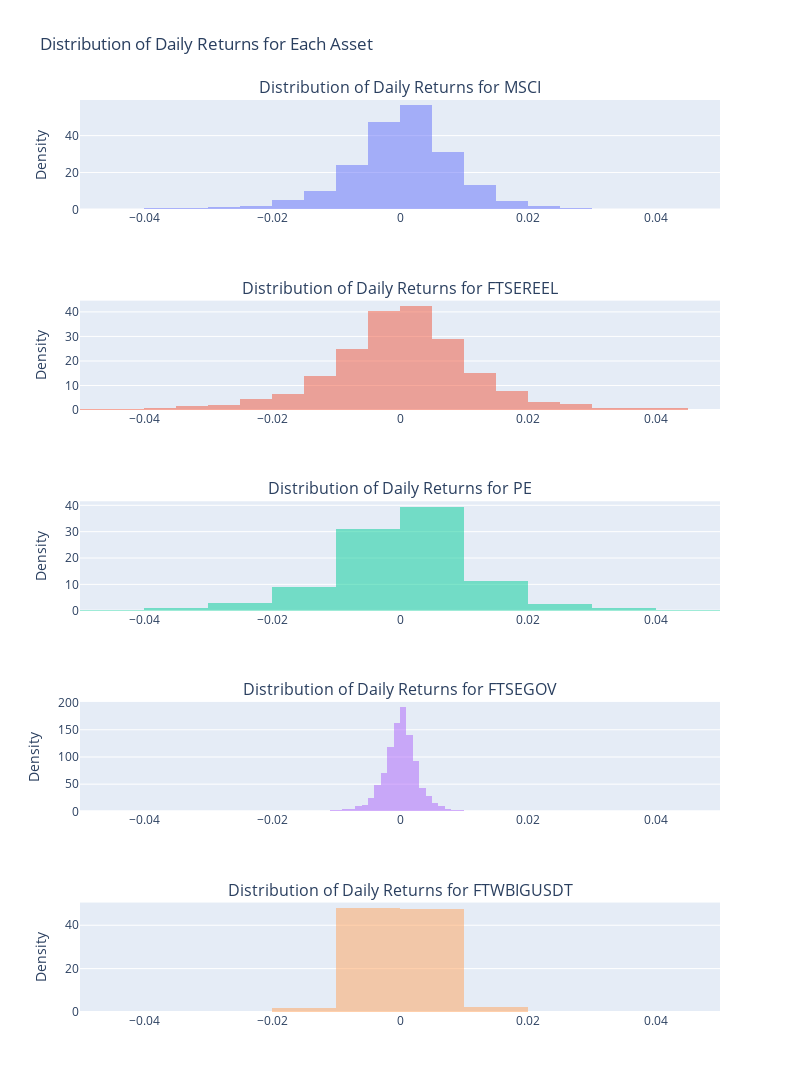

Notebook cell for this chart:
### Code cell
num_bins = 50
colors = [
    '#636EFA',  # Soft blue
    '#EF553B',  # Soft red
    '#00CC96',  # Soft green
    '#AB63FA',  # Soft purple
    '#FFA15A',  # Soft orange
    '#19D3F3',  # Light blue
    '#FF6692',  # Light pink
    '#B6E880',  # Soft lime green
    '#FF97FF',  # Light magenta
    '#FECB52'   # Soft yellow
]

fig = make_subplots(rows=num_columns, cols=1, subplot_titles=[
                    f'Distribution of Daily Returns for {col}' for col in daily_returns.columns])

# colors = ['red', 'green', 'blue', 'yellow', 'cyan', 'magenta', 'orange', 'purple', 'pink', 'brown']
colors = [
    '#636EFA',  # blue
    '#EF553B',  # red
    '#00CC96',  # green
    '#AB63FA',  # purple
    '#FFA15A',  # orange
    '#19D3F3',  # Light blue
    '#FF6692',  # Light pink
    '#B6E880',  # lime green
    '#FF97FF',  # magenta
    '#FECB52'   # yellow
]

for i, column in enumerate(daily_returns.columns):
    fig.add_trace(
        go.Histogram(
            x=daily_returns[column].dropna(),
            nbinsx=num_bins,
            marker_color=colors[i % len(colors)],
            opacity=0.5,
            histnorm='probability density'
        ),
        row=i+1, col=1
    )
    fig.update_xaxes(range=[x_min, x_max], row=i+1, col=1)
    fig.update_yaxes(title_text="Density", row=i+1, col=1)

fig.update_layout(
    height=400 * num_columns,
    width=800,
    showlegend=False,
    title_text="Distribution of Daily Returns for Each Asset",
)

fig.show()

### Figure 1 — Plotly figure (JSON) as saved in the notebook; plotly's stock layout.template omitted (floating-point values rounded to 4 significant figures; data arrays with more than 128 entries replaced by an {"elided": "..."} marker saying what was removed)
{"data": [{"histnorm": "probability density", "marker": {"color": "#636EFA"}, "nbinsx": 50, "opacity": 0.5, "type": "histogram", "x": {"elided": "4666 float values"}, "xaxis": "x", "yaxis": "y"}, {"histnorm": "probability density", "marker": {"color": "#EF553B"}, "nbinsx": 50, "opacity": 0.5, "type": "histogram", "x": {"elided": "4666 float values"}, "xaxis": "x2", "yaxis": "y2"}, {"histnorm": "probability density", "marker": {"color": "#00CC96"}, "nbinsx": 50, "opacity": 0.5, "type": "histogram", "x": {"elided": "4666 float values"}, "xaxis": "x3", "yaxis": "y3"}, {"histnorm": "probability density", "marker": {"color": "#AB63FA"}, "nbinsx": 50, "opacity": 0.5, "type": "histogram", "x": {"elided": "4666 float values"}, "xaxis": "x4", "yaxis": "y4"}, {"histnorm": "probability density", "marker": {"color": "#FFA15A"}, "nbinsx": 50, "opacity": 0.5, "type": "histogram", "x": {"elided": "4666 float values"}, "xaxis": "x5", "yaxis": "y5"}], "layout": {"annotations": [{"font": {"size": 16}, "showarrow": false, "text": "Distribution of Daily Returns for MSCI", "x": 0.5, "xanchor": "center", "xref": "paper", "y": 1, "yanchor": "bottom", "yref": "paper"}, {"font": {"size": 16}, "showarrow": false, "text": "Distribution of Daily Returns for FTSEREEL", "x": 0.5, "xanchor": "center", "xref": "paper", "y": 0.78, "yanchor": "bottom", "yref": "paper"}, {"font": {"size": 16}, "showarrow": false, "text": "Distribution of Daily Returns for PE", "x": 0.5, "xanchor": "center", "xref": "paper", "y": 0.56, "yanchor": "bottom", "yref": "paper"}, {"font": {"size": 16}, "showarrow": false, "text": "Distribution of Daily Returns for FTSEGOV", "x": 0.5, "xanchor": "center", "xref": "paper", "y": 0.34, "yanchor": "bottom", "yref": "paper"}, {"font": {"size": 16}, "showarrow": false, "text": "Distribution of Daily Returns for FTWBIGUSDT", "x": 0.5, "xanchor": "center", "xref": "paper", "y": 0.12, "yanchor": "bottom", "yref": "paper"}], "height": 2000, "showlegend": false, "title": {"text": "Distribution of Daily Returns for Each Asset"}, "width": 800, "xaxis": {"anchor": "y", "domain": [0, 1], "range": [-0.05, 0.05]}, "xaxis2": {"anchor": "y2", "domain": [0, 1], "range": [-0.05, 0.05]}, "xaxis3": {"anchor": "y3", "domain": [0, 1], "range": [-0.05, 0.05]}, "xaxis4": {"anchor": "y4", "domain": [0, 1], "range": [-0.05, 0.05]}, "xaxis5": {"anchor": "y5", "domain": [0, 1], "range": [-0.05, 0.05]}, "yaxis": {"anchor": "x", "domain": [0.88, 1], "title": {"text": "Density"}}, "yaxis2": {"anchor": "x2", "domain": [0.66, 0.78], "title": {"text": "Density"}}, "yaxis3": {"anchor": "x3", "domain": [0.44, 0.56], "title": {"text": "Density"}}, "yaxis4": {"anchor": "x4", "domain": [0.22, 0.34], "title": {"text": "Density"}}, "yaxis5": {"anchor": "x5", "domain": [0, 0.12], "title": {"text": "Density"}}}}
